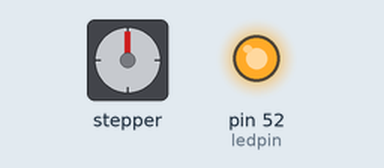
This sketch was run on a simulated Arduino Mega 2560, built with avr-gcc and run on an emulated ATmega2560. Parts: stepper motor, output pins drawn as LEDs (lit = HIGH). Stepper angles assume 2048 steps per turn.

Above: at 0.15 s.
At 0.75 s:
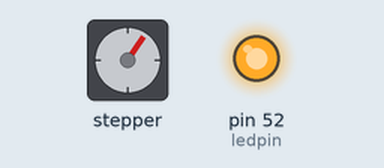
At 1.6 s:
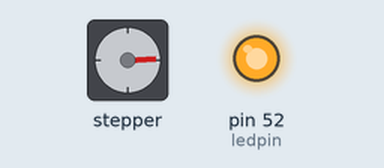
Timing chart, 0 to 3.1 s (numbered marks = the images above):
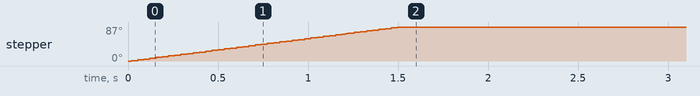

Measured:
- by itself, stepper: turns 87° clockwise in 1.5 s

The sketch:

Stepper1Tester.ino
```cpp
#include <AccelStepper.h>
#define motorPin11  2         // IN1 on the ULN2003 driver 1
#define motorPin12  3         // IN2 on the ULN2003 driver 1
#define motorPin13  4         // IN3 on the ULN2003 driver 1
#define motorPin14  5        // IN4 on the ULN2003 driver 1
#define motorPin21  6         // IN1 on the ULN2003 driver 1
#define motorPin22  7         // IN2 on the ULN2003 driver 1
#define motorPin23  8         // IN3 on the ULN2003 driver 1
#define motorPin24  9        // IN4 on the ULN2003 driver 1
#define ledpin 52
AccelStepper stepper1(4, motorPin11, motorPin13, motorPin12, motorPin14);
AccelStepper stepper2(4, motorPin21, motorPin23, motorPin22, motorPin24);

void setup() {
  stepper1.setCurrentPosition(0);
  stepper1.setMaxSpeed(500);
  pinMode(ledpin, OUTPUT);
  digitalWrite(ledpin, HIGH);
}

void loop() {
  stepper1.moveTo(500);
  stepper1.setSpeed(350);
  stepper1.runSpeedToPosition();
}
```
